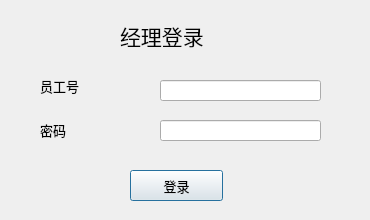
<?xml version="1.0" encoding="UTF-8"?>
<ui version="4.0">
 <class>LoginDialog</class>
 <widget class="QDialog" name="LoginDialog">
  <property name="geometry">
   <rect>
    <x>0</x>
    <y>0</y>
    <width>370</width>
    <height>220</height>
   </rect>
  </property>
  <property name="windowTitle">
   <string>Dialog</string>
  </property>
  <widget class="QPushButton" name="pushButton">
   <property name="geometry">
    <rect>
     <x>130</x>
     <y>170</y>
     <width>93</width>
     <height>31</height>
    </rect>
   </property>
   <property name="font">
    <font>
     <family>方正姚体</family>
     <pointsize>10</pointsize>
    </font>
   </property>
   <property name="text">
    <string>登录</string>
   </property>
  </widget>
  <widget class="QLineEdit" name="usernameline">
   <property name="geometry">
    <rect>
     <x>160</x>
     <y>80</y>
     <width>161</width>
     <height>21</height>
    </rect>
   </property>
  </widget>
  <widget class="QLineEdit" name="passwordline">
   <property name="geometry">
    <rect>
     <x>160</x>
     <y>120</y>
     <width>161</width>
     <height>21</height>
    </rect>
   </property>
  </widget>
  <widget class="QLabel" name="label">
   <property name="geometry">
    <rect>
     <x>40</x>
     <y>70</y>
     <width>91</width>
     <height>31</height>
    </rect>
   </property>
   <property name="font">
    <font>
     <family>方正姚体</family>
     <pointsize>10</pointsize>
    </font>
   </property>
   <property name="text">
    <string>员工号</string>
   </property>
  </widget>
  <widget class="QLabel" name="label_2">
   <property name="geometry">
    <rect>
     <x>40</x>
     <y>114</y>
     <width>72</width>
     <height>31</height>
    </rect>
   </property>
   <property name="font">
    <font>
     <family>方正姚体</family>
     <pointsize>10</pointsize>
    </font>
   </property>
   <property name="text">
    <string>密码</string>
   </property>
  </widget>
  <widget class="QLabel" name="label_3">
   <property name="geometry">
    <rect>
     <x>120</x>
     <y>10</y>
     <width>291</width>
     <height>51</height>
    </rect>
   </property>
   <property name="font">
    <font>
     <family>方正姚体</family>
     <pointsize>16</pointsize>
    </font>
   </property>
   <property name="text">
    <string>经理登录</string>
   </property>
  </widget>
 </widget>
 <resources/>
 <connections/>
</ui>
